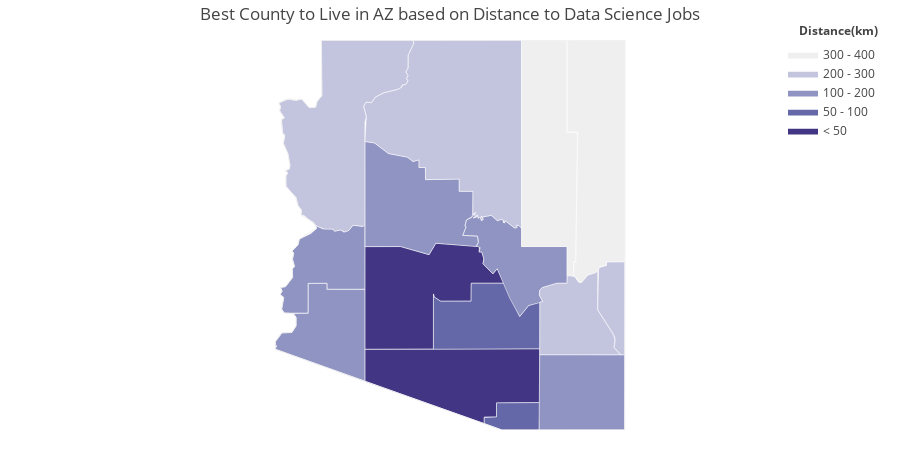
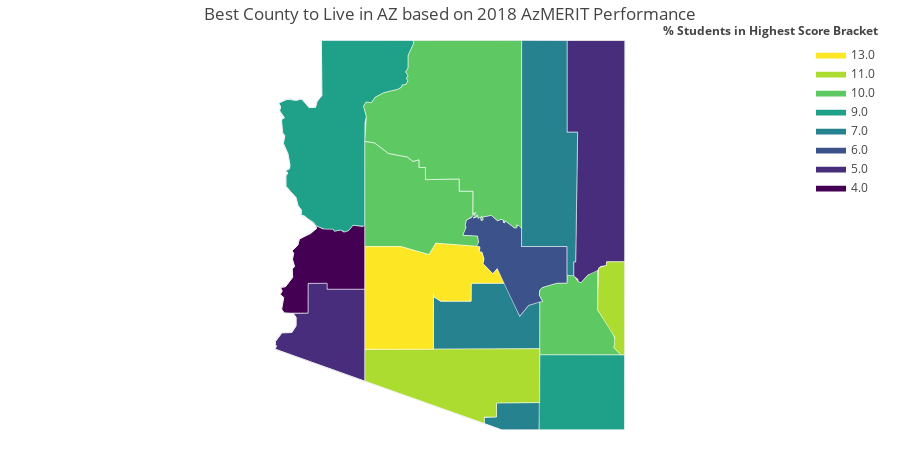

Notebook code for these charts, in order:
### Code cell
%run -i 'stateLivingComparison.py'

### Figure 1 — Plotly figure (JSON) as saved in the notebook; plotly's stock layout.template omitted (floating-point values rounded to 4 significant figures; data arrays with more than 128 entries replaced by an {"elided": "..."} marker saying what was removed)
{"data": [{"fill": "toself", "fillcolor": "rgb(65, 53, 132)", "hoverinfo": "none", "line": {"color": "rgb(255,255,255)", "width": 0.5}, "mode": "lines", "name": "< 50", "type": "scatter", "x": [-113.3, -113.3, -112.7, -112.3, -112.2, -111.4, -111.5, -111.4, -111.4, -111.4, -111.2, -111.2, -111.0, -111.6, -111.6, -112.1, -112.2, -112.2, -112.2, -113.3, -113.3, null, -113.3, -110.5, -110.5, -111.2, -111.2, -111.4, -111.4, -113.3, -113.3, null], "y": [33.49, 34.0, 34.0, 33.88, 34.05, 34.0, 33.92, 33.92, 33.82, 33.75, 33.6, 33.68, 33.47, 33.47, 33.21, 33.2, 33.27, 33.31, 32.51, 32.5, 33.49, null, 32.5, 32.51, 31.73, 31.73, 31.52, 31.52, 31.43, 32.04, 32.5, null]}, {"fill": "toself", "fillcolor": "rgb(101,104,168)", "hoverinfo": "none", "line": {"color": "rgb(255,255,255)", "width": 0.5}, "mode": "lines", "name": "50 - 100", "type": "scatter", "x": [-112.2, -112.2, -112.2, -112.1, -111.6, -111.6, -111.0, -110.8, -110.6, -110.4, -110.4, -112.2, -112.2, null, -111.4, -111.2, -111.2, -110.5, -110.5, -111.1, -111.4, -111.4, null], "y": [32.54, 33.31, 33.27, 33.2, 33.21, 33.47, 33.47, 32.98, 33.14, 33.19, 32.51, 32.51, 32.54, null, 31.52, 31.52, 31.73, 31.73, 31.33, 31.33, 31.43, 31.52, null]}, {"fill": "toself", "fillcolor": "rgb(144,148,194)", "hoverinfo": "none", "line": {"color": "rgb(255,255,255)", "width": 0.5}, "mode": "lines", "name": "100 - 200", "type": "scatter", "x": {"elided": "141 float values"}, "y": {"elided": "141 float values"}}, {"fill": "toself", "fillcolor": "rgb(195, 196, 222)", "hoverinfo": "none", "line": {"color": "rgb(255,255,255)", "width": 0.5}, "mode": "lines", "name": "200 - 300", "type": "scatter", "x": {"elided": "150 float values"}, "y": {"elided": "150 float values"}}, {"fill": "toself", "fillcolor": "rgb(239,239,239)", "hoverinfo": "none", "line": {"color": "rgb(255,255,255)", "width": 0.5}, "mode": "lines", "name": "300 - 400", "type": "scatter", "x": [-110.0, -109.0, -109.0, -109.3, -109.4, -109.4, -109.5, -109.7, -109.8, -109.8, -109.8, -109.9, -109.9, -109.9, -109.8, -110.0, -110.0, null, -110.8, -110.8, -110.0, -110.0, -109.8, -109.9, -109.9, -109.9, -110.0, -110.0, -110.8, -110.8, null], "y": [37.0, 37.0, 33.78, 33.78, 33.72, 33.71, 33.62, 33.58, 33.48, 33.48, 33.53, 33.57, 33.78, 33.78, 35.66, 35.66, 37.0, null, 35.03, 37.0, 37.0, 35.66, 35.66, 33.78, 33.78, 33.57, 33.58, 34.0, 34.0, 35.03, null]}, {"fill": "toself", "fillcolor": "rgb(193, 193, 193)", "hoverinfo": "none", "line": {"color": "rgb(255,255,255)", "width": 0.5}, "mode": "lines", "name": "> 400", "type": "scatter", "x": [], "y": []}, {"hoverinfo": "text", "legendgroup": "centroids", "marker": {"color": "white", "opacity": 0}, "mode": "markers", "name": "US Counties", "selected": {"marker": {"color": "white", "opacity": 1, "size": 3}}, "showlegend": false, "text": ["County: Yuma<br>State: Arizona<br>FIPS: 04027<br>Value: 158.975528218", "County: Pinal<br>State: Arizona<br>FIPS: 04021<br>Value: 91.6499106389", "County: Greenlee<br>State: Arizona<br>FIPS: 04011<br>Value: 258.997937381", "County: Maricopa<br>State: Arizona<br>FIPS: 04013<br>Value: 0", "County: Mohave<br>State: Arizona<br>FIPS: 04015<br>Value: 246.44582457", "County: Gila<br>State: Arizona<br>FIPS: 04007<br>Value: 181.070342156", "County: Santa Cruz<br>State: Arizona<br>FIPS: 04023<br>Value: 95.8233256701", "County: Cochise<br>State: Arizona<br>FIPS: 04003<br>Value: 163.94429493", "County: Yavapai<br>State: Arizona<br>FIPS: 04025<br>Value: 150.624647633", "County: Coconino<br>State: Arizona<br>FIPS: 04005<br>Value: 277.972364292", "County: Pima<br>State: Arizona<br>FIPS: 04019<br>Value: 0", "County: Apache<br>State: Arizona<br>FIPS: 04001<br>Value: 374.616185413", "County: Navajo<br>State: Arizona<br>FIPS: 04017<br>Value: 314.977677821", "County: Graham<br>State: Arizona<br>FIPS: 04009<br>Value: 211.610061814", "County: La Paz<br>State: Arizona<br>FIPS: 04012<br>Value: 161.931124658"], "type": "scatter", "unselected": {"marker": {"opacity": 0}}, "x": [-113.9, -111.3, -109.2, -112.5, -113.8, -110.8, -110.8, -109.8, -112.6, -111.8, -111.8, -109.5, -110.3, -109.9, -114.0], "y": [32.77, 32.9, 33.22, 33.35, 35.7, 33.8, 31.53, 31.88, 34.6, 35.84, 32.1, 35.4, 35.4, 32.93, 33.73]}, {"hoverinfo": "text", "legendgroup": "States", "line": {"color": "rgb(240, 240, 240)", "width": 1}, "mode": "lines", "showlegend": false, "type": "scatter", "x": [-114.8, -114.8, -114.8, -114.8, -114.7, -114.5, -114.5, -114.5, -114.5, -114.7, -114.7, -114.7, -114.7, -114.7, -114.7, -114.6, -114.5, -114.5, -114.5, -114.5, -114.5, -114.5, -114.4, -114.4, -114.1, -114.2, -114.4, -114.4, -114.4, -114.5, -114.6, -114.6, -114.6, -114.6, -114.6, -114.6, -114.6, -114.7, -114.7, -114.7, -114.7, -114.7, -114.7, -114.7, -114.7, -114.8, -114.6, -114.4, -114.4, -114.4, -114.3, -114.1, -114.1, -114.0, -114.1, -109.0, -109.1, -111.1, -114.8, null], "y": [32.51, 32.56, 32.56, 32.62, 32.75, 32.75, 32.85, 32.97, 33.02, 33.03, 33.09, 33.26, 33.3, 33.35, 33.41, 33.42, 33.55, 33.68, 33.71, 33.81, 33.9, 33.93, 34.02, 34.11, 34.26, 34.35, 34.46, 34.53, 34.6, 34.71, 34.88, 35.03, 35.07, 35.1, 35.13, 35.18, 35.35, 35.5, 35.61, 35.65, 35.81, 35.85, 35.87, 35.98, 36.03, 36.08, 36.14, 36.13, 36.15, 36.14, 36.02, 36.03, 36.11, 36.19, 37.0, 37.0, 31.33, 31.33, 32.51, null]}], "layout": {"annotations": [{"showarrow": false, "text": "<b>Distance(km)</b>", "x": 1, "xanchor": "right", "xref": "paper", "y": 1.05, "yref": "paper"}], "dragmode": "select", "height": 450, "hovermode": "closest", "legend": {"traceorder": "reversed", "x": 1, "xanchor": "right", "y": 1, "yanchor": "top"}, "margin": {"b": 20, "l": 20, "r": 20, "t": 40}, "title": {"text": "Best County to Live in AZ based on Distance to Data Science Jobs"}, "width": 900, "xaxis": {"autorange": false, "fixedrange": true, "range": [-119.0, -104.8], "showgrid": false, "showticklabels": false, "zeroline": false}, "yaxis": {"autorange": false, "fixedrange": true, "range": [31.33, 37.0], "showgrid": false, "showticklabels": false, "zeroline": false}}}

### Figure 2 — Plotly figure (JSON) as saved in the notebook; plotly's stock layout.template omitted (floating-point values rounded to 4 significant figures)
{"data": [{"fill": "toself", "fillcolor": "rgb(68, 1, 84)", "hoverinfo": "none", "line": {"color": "rgb(255,255,255)", "width": 0.5}, "mode": "lines", "name": "4.0", "type": "scatter", "x": [-114.7, -114.7, -114.7, -114.6, -114.5, -114.5, -114.5, -114.5, -114.5, -114.5, -114.4, -114.4, -114.2, -114.1, -114.1, -114.0, -113.9, -113.8, -113.7, -113.7, -113.6, -113.5, -113.4, -113.3, -113.3, -114.0, -114.0, -114.3, -114.3, -114.7, -114.7, -114.7, -114.7, null], "y": [33.3, 33.35, 33.41, 33.42, 33.55, 33.68, 33.71, 33.81, 33.9, 33.93, 34.02, 34.11, 34.19, 34.26, 34.3, 34.26, 34.25, 34.22, 34.24, 34.21, 34.23, 34.31, 34.29, 34.32, 33.38, 33.38, 33.46, 33.46, 33.03, 33.03, 33.09, 33.26, 33.3, null]}, {"fill": "toself", "fillcolor": "rgb(71, 45, 123)", "hoverinfo": "none", "line": {"color": "rgb(255,255,255)", "width": 0.5}, "mode": "lines", "name": "5.0", "type": "scatter", "x": [-114.8, -114.8, -114.8, -114.8, -114.7, -114.5, -114.5, -114.5, -114.5, -114.3, -114.3, -114.0, -114.0, -113.3, -113.3, -114.8, null, -110.0, -109.0, -109.0, -109.3, -109.4, -109.4, -109.5, -109.7, -109.8, -109.8, -109.8, -109.9, -109.9, -109.9, -109.8, -110.0, -110.0, null], "y": [32.51, 32.56, 32.56, 32.62, 32.75, 32.75, 32.85, 32.97, 33.03, 33.03, 33.46, 33.46, 33.38, 33.38, 32.04, 32.51, null, 37.0, 37.0, 33.78, 33.78, 33.72, 33.71, 33.62, 33.58, 33.48, 33.48, 33.53, 33.57, 33.78, 33.78, 35.66, 35.66, 37.0, null]}, {"fill": "toself", "fillcolor": "rgb(59, 82, 139)", "hoverinfo": "none", "line": {"color": "rgb(255,255,255)", "width": 0.5}, "mode": "lines", "name": "6.0", "type": "scatter", "x": [-111.7, -111.7, -111.7, -111.7, -111.6, -111.6, -111.5, -111.5, -111.5, -111.5, -111.5, -111.5, -111.5, -111.6, -111.5, -111.5, -111.4, -111.4, -111.4, -111.4, -111.4, -111.4, -111.3, -111.1, -111.1, -111.0, -111.1, -111.0, -111.0, -110.9, -110.8, -110.8, -110.8, -110.8, -110.8, -110.0, -110.0, -110.2, -110.4, -110.5, -110.5, -110.4, -110.6, -110.8, -110.9, -111.2, -111.2, -111.4, -111.4, -111.4, -111.5, -111.4, -111.5, -111.5, -111.5, -111.7, null], "y": [34.16, 34.29, 34.3, 34.39, 34.42, 34.47, 34.47, 34.5, 34.5, 34.46, 34.46, 34.46, 34.46, 34.42, 34.44, 34.41, 34.45, 34.44, 34.44, 34.38, 34.39, 34.43, 34.45, 34.38, 34.39, 34.38, 34.36, 34.34, 34.37, 34.27, 34.28, 34.31, 34.31, 34.26, 34.0, 34.0, 33.47, 33.47, 33.4, 33.36, 33.29, 33.2, 33.14, 32.98, 33.25, 33.68, 33.6, 33.75, 33.82, 33.92, 33.92, 33.98, 34.01, 34.06, 34.15, 34.16, null]}, {"fill": "toself", "fillcolor": "rgb(38, 130, 142)", "hoverinfo": "none", "line": {"color": "rgb(255,255,255)", "width": 0.5}, "mode": "lines", "name": "7.0", "type": "scatter", "x": [-112.2, -112.2, -112.2, -112.1, -111.6, -111.6, -111.0, -110.8, -110.6, -110.4, -110.4, -112.2, -112.2, null, -111.4, -111.2, -111.2, -110.5, -110.5, -111.1, -111.4, -111.4, null, -110.8, -110.8, -110.0, -110.0, -109.8, -109.9, -109.9, -109.9, -110.0, -110.0, -110.8, -110.8, null], "y": [32.54, 33.31, 33.27, 33.2, 33.21, 33.47, 33.47, 32.98, 33.14, 33.19, 32.51, 32.51, 32.54, null, 31.52, 31.52, 31.73, 31.73, 31.33, 31.33, 31.43, 31.52, null, 35.03, 37.0, 37.0, 35.66, 35.66, 33.78, 33.78, 33.57, 33.58, 34.0, 34.0, 35.03, null]}, {"fill": "toself", "fillcolor": "rgb(31, 160, 136)", "hoverinfo": "none", "line": {"color": "rgb(255,255,255)", "width": 0.5}, "mode": "lines", "name": "9.0", "type": "scatter", "x": [-114.8, -114.6, -114.5, -114.4, -114.3, -114.1, -114.1, -114.0, -114.1, -112.5, -112.5, -112.6, -112.6, -112.7, -112.6, -112.6, -112.6, -112.7, -112.7, -112.7, -112.8, -113.0, -113.2, -113.2, -113.3, -113.4, -113.3, -113.3, -113.3, -113.4, -113.5, -113.6, -113.7, -113.7, -113.8, -113.9, -114.0, -114.1, -114.3, -114.4, -114.4, -114.4, -114.5, -114.6, -114.6, -114.6, -114.6, -114.6, -114.6, -114.6, -114.7, -114.7, -114.7, -114.7, -114.7, -114.7, -114.7, -114.7, -114.8, null, -110.5, -110.5, -109.0, -109.1, -110.5, -110.5, null], "y": [36.09, 36.15, 36.13, 36.14, 36.02, 36.03, 36.11, 36.19, 37.0, 37.0, 36.95, 36.78, 36.6, 36.54, 36.48, 36.45, 36.41, 36.36, 36.35, 36.32, 36.28, 36.24, 36.17, 36.09, 36.1, 36.04, 35.89, 35.8, 34.32, 34.29, 34.31, 34.23, 34.21, 34.24, 34.22, 34.25, 34.25, 34.3, 34.45, 34.46, 34.53, 34.6, 34.71, 34.88, 35.03, 35.07, 35.1, 35.13, 35.18, 35.35, 35.5, 35.61, 35.65, 35.81, 35.85, 35.87, 35.98, 36.03, 36.09, null, 31.56, 32.43, 32.43, 31.33, 31.33, 31.56, null]}, {"fill": "toself", "fillcolor": "rgb(94, 201, 98)", "hoverinfo": "none", "line": {"color": "rgb(255,255,255)", "width": 0.5}, "mode": "lines", "name": "10.0", "type": "scatter", "x": [-113.4, -113.3, -113.2, -113.2, -113.0, -112.8, -112.7, -112.7, -112.7, -112.6, -112.6, -112.6, -112.7, -112.6, -112.6, -112.5, -112.5, -110.8, -110.8, -110.8, -110.8, -110.8, -110.8, -110.9, -111.0, -111.0, -111.0, -111.1, -111.1, -111.3, -111.4, -111.4, -111.4, -111.4, -111.4, -111.5, -111.5, -111.5, -111.5, -111.5, -111.5, -111.6, -111.6, -111.8, -111.8, -112.3, -112.3, -112.4, -112.4, -112.5, -112.6, -112.9, -113.2, -113.3, -113.3, -113.4, null, -110.5, -110.5, -110.4, -110.2, -110.0, -110.0, -109.9, -109.8, -109.8, -109.7, -109.5, -109.5, -109.2, -109.2, -109.2, -109.1, -110.5, -110.4, -110.4, -110.5, null, -113.3, -113.2, -112.9, -112.6, -112.5, -112.4, -112.4, -112.3, -112.3, -111.8, -111.8, -111.6, -111.6, -111.7, -111.7, -111.7, -111.7, -111.5, -111.5, -111.5, -112.2, -112.3, -112.7, -113.3, -113.3, null], "y": [36.04, 36.1, 36.09, 36.17, 36.24, 36.28, 36.32, 36.35, 36.36, 36.41, 36.45, 36.48, 36.54, 36.6, 36.78, 36.95, 37.0, 37.0, 34.26, 34.31, 34.31, 34.29, 34.27, 34.27, 34.37, 34.34, 34.38, 34.39, 34.38, 34.45, 34.43, 34.39, 34.38, 34.41, 34.44, 34.41, 34.44, 34.42, 34.46, 34.46, 34.5, 34.47, 34.8, 34.8, 34.98, 34.97, 35.15, 35.15, 35.26, 35.24, 35.3, 35.35, 35.51, 35.53, 35.89, 36.04, null, 33.29, 33.36, 33.4, 33.47, 33.47, 33.58, 33.57, 33.48, 33.48, 33.58, 33.65, 33.08, 32.75, 32.64, 32.53, 32.43, 32.43, 33.19, 33.2, 33.29, null, 35.53, 35.51, 35.35, 35.3, 35.24, 35.26, 35.15, 35.15, 34.97, 34.98, 34.8, 34.8, 34.44, 34.39, 34.3, 34.29, 34.16, 34.15, 34.06, 34.0, 34.05, 33.88, 34.0, 34.0, 35.53, null]}, {"fill": "toself", "fillcolor": "rgb(173, 220, 48)", "hoverinfo": "none", "line": {"color": "rgb(255,255,255)", "width": 0.5}, "mode": "lines", "name": "11.0", "type": "scatter", "x": [-109.5, -109.5, -109.4, -109.3, -109.0, -109.0, -109.1, -109.2, -109.2, -109.5, -109.5, null, -113.3, -110.5, -110.5, -111.2, -111.2, -111.4, -111.4, -113.3, -113.3, null], "y": [33.18, 33.69, 33.72, 33.78, 33.78, 32.43, 32.43, 32.53, 32.68, 33.08, 33.18, null, 32.5, 32.51, 31.73, 31.73, 31.52, 31.52, 31.43, 32.04, 32.5, null]}, {"fill": "toself", "fillcolor": "rgb(253, 231, 37)", "hoverinfo": "none", "line": {"color": "rgb(255,255,255)", "width": 0.5}, "mode": "lines", "name": "13.0", "type": "scatter", "x": [-113.3, -113.3, -112.7, -112.3, -112.2, -111.4, -111.5, -111.4, -111.4, -111.4, -111.2, -111.2, -111.0, -111.6, -111.6, -112.1, -112.2, -112.2, -112.2, -113.3, -113.3, null], "y": [33.49, 34.0, 34.0, 33.88, 34.05, 34.0, 33.92, 33.92, 33.82, 33.75, 33.6, 33.68, 33.47, 33.47, 33.21, 33.2, 33.27, 33.31, 32.51, 32.5, 33.49, null]}, {"hoverinfo": "text", "legendgroup": "centroids", "marker": {"color": "white", "opacity": 0}, "mode": "markers", "name": "US Counties", "selected": {"marker": {"color": "white", "opacity": 1, "size": 3}}, "showlegend": false, "text": ["County: Yuma<br>State: Arizona<br>FIPS: 04027<br>Value: 5.0", "County: Pinal<br>State: Arizona<br>FIPS: 04021<br>Value: 7.0", "County: Greenlee<br>State: Arizona<br>FIPS: 04011<br>Value: 11.0", "County: Maricopa<br>State: Arizona<br>FIPS: 04013<br>Value: 13.0", "County: Mohave<br>State: Arizona<br>FIPS: 04015<br>Value: 9.0", "County: Gila<br>State: Arizona<br>FIPS: 04007<br>Value: 6.0", "County: Santa Cruz<br>State: Arizona<br>FIPS: 04023<br>Value: 7.0", "County: Cochise<br>State: Arizona<br>FIPS: 04003<br>Value: 9.0", "County: La Paz<br>State: Arizona<br>FIPS: 04012<br>Value: 4.0", "County: Coconino<br>State: Arizona<br>FIPS: 04005<br>Value: 10.0", "County: Pima<br>State: Arizona<br>FIPS: 04019<br>Value: 11.0", "County: Apache<br>State: Arizona<br>FIPS: 04001<br>Value: 5.0", "County: Navajo<br>State: Arizona<br>FIPS: 04017<br>Value: 7.0", "County: Graham<br>State: Arizona<br>FIPS: 04009<br>Value: 10.0", "County: Yavapai<br>State: Arizona<br>FIPS: 04025<br>Value: 10.0"], "type": "scatter", "unselected": {"marker": {"opacity": 0}}, "x": [-113.9, -111.3, -109.2, -112.5, -113.8, -110.8, -110.8, -109.8, -114.0, -111.8, -111.8, -109.5, -110.3, -109.9, -112.6], "y": [32.77, 32.9, 33.22, 33.35, 35.7, 33.8, 31.53, 31.88, 33.73, 35.84, 32.1, 35.4, 35.4, 32.93, 34.6]}, {"hoverinfo": "text", "legendgroup": "States", "line": {"color": "rgb(240, 240, 240)", "width": 1}, "mode": "lines", "showlegend": false, "type": "scatter", "x": [-114.8, -114.8, -114.8, -114.8, -114.7, -114.5, -114.5, -114.5, -114.5, -114.7, -114.7, -114.7, -114.7, -114.7, -114.7, -114.6, -114.5, -114.5, -114.5, -114.5, -114.5, -114.5, -114.4, -114.4, -114.1, -114.2, -114.4, -114.4, -114.4, -114.5, -114.6, -114.6, -114.6, -114.6, -114.6, -114.6, -114.6, -114.7, -114.7, -114.7, -114.7, -114.7, -114.7, -114.7, -114.7, -114.8, -114.6, -114.4, -114.4, -114.4, -114.3, -114.1, -114.1, -114.0, -114.1, -109.0, -109.1, -111.1, -114.8, null], "y": [32.51, 32.56, 32.56, 32.62, 32.75, 32.75, 32.85, 32.97, 33.02, 33.03, 33.09, 33.26, 33.3, 33.35, 33.41, 33.42, 33.55, 33.68, 33.71, 33.81, 33.9, 33.93, 34.02, 34.11, 34.26, 34.35, 34.46, 34.53, 34.6, 34.71, 34.88, 35.03, 35.07, 35.1, 35.13, 35.18, 35.35, 35.5, 35.61, 35.65, 35.81, 35.85, 35.87, 35.98, 36.03, 36.08, 36.14, 36.13, 36.15, 36.14, 36.02, 36.03, 36.11, 36.19, 37.0, 37.0, 31.33, 31.33, 32.51, null]}], "layout": {"annotations": [{"showarrow": false, "text": "<b>% Students in Highest Score Bracket</b>", "x": 1, "xanchor": "right", "xref": "paper", "y": 1.05, "yref": "paper"}], "dragmode": "select", "height": 450, "hovermode": "closest", "legend": {"traceorder": "reversed", "x": 1, "xanchor": "right", "y": 1, "yanchor": "top"}, "margin": {"b": 20, "l": 20, "r": 20, "t": 40}, "title": {"text": "Best County to Live in AZ based on 2018 AzMERIT Performance"}, "width": 900, "xaxis": {"autorange": false, "fixedrange": true, "range": [-119.0, -104.8], "showgrid": false, "showticklabels": false, "zeroline": false}, "yaxis": {"autorange": false, "fixedrange": true, "range": [31.33, 37.0], "showgrid": false, "showticklabels": false, "zeroline": false}}}
